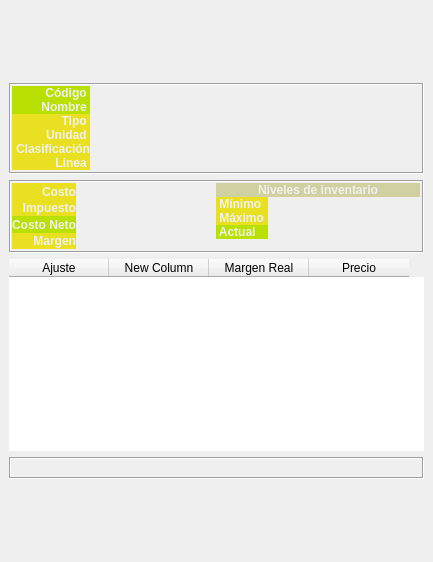
<?xml version="1.0" encoding="UTF-8"?>
<ui version="4.0">
 <class>DockWidget</class>
 <widget class="QDockWidget" name="DockWidget">
  <property name="geometry">
   <rect>
    <x>0</x>
    <y>0</y>
    <width>433</width>
    <height>562</height>
   </rect>
  </property>
  <property name="windowTitle">
   <string>DockWidget</string>
  </property>
  <widget class="QWidget" name="dockWidgetContents">
   <layout class="QVBoxLayout" name="verticalLayout">
    <item>
     <spacer name="verticalSpacer_2">
      <property name="orientation">
       <enum>Qt::Vertical</enum>
      </property>
      <property name="sizeHint" stdset="0">
       <size>
        <width>20</width>
        <height>40</height>
       </size>
      </property>
     </spacer>
    </item>
    <item>
     <widget class="QFrame" name="frame_2">
      <property name="sizePolicy">
       <sizepolicy hsizetype="Preferred" vsizetype="Fixed">
        <horstretch>0</horstretch>
        <verstretch>0</verstretch>
       </sizepolicy>
      </property>
      <property name="frameShape">
       <enum>QFrame::Box</enum>
      </property>
      <property name="frameShadow">
       <enum>QFrame::Sunken</enum>
      </property>
      <layout class="QGridLayout" name="gridLayout_2">
       <property name="leftMargin">
        <number>1</number>
       </property>
       <property name="topMargin">
        <number>1</number>
       </property>
       <property name="rightMargin">
        <number>2</number>
       </property>
       <property name="bottomMargin">
        <number>2</number>
       </property>
       <property name="verticalSpacing">
        <number>0</number>
       </property>
       <item row="0" column="0">
        <widget class="QLabel" name="label">
         <property name="font">
          <font>
           <weight>75</weight>
           <bold>true</bold>
          </font>
         </property>
         <property name="styleSheet">
          <string notr="true">color:#F0F0F0; background-color:#B8E000</string>
         </property>
         <property name="text">
          <string>Código </string>
         </property>
         <property name="alignment">
          <set>Qt::AlignRight|Qt::AlignTrailing|Qt::AlignVCenter</set>
         </property>
         <property name="margin">
          <number>2</number>
         </property>
        </widget>
       </item>
       <item row="0" column="1">
        <widget class="QLabel" name="laCodigo">
         <property name="font">
          <font>
           <pointsize>9</pointsize>
           <weight>75</weight>
           <bold>true</bold>
          </font>
         </property>
         <property name="text">
          <string/>
         </property>
        </widget>
       </item>
       <item row="1" column="0">
        <widget class="QLabel" name="label_2">
         <property name="font">
          <font>
           <weight>75</weight>
           <bold>true</bold>
          </font>
         </property>
         <property name="styleSheet">
          <string notr="true">color:#F0F0F0; background-color:#B8E000</string>
         </property>
         <property name="text">
          <string>Nombre </string>
         </property>
         <property name="alignment">
          <set>Qt::AlignRight|Qt::AlignTrailing|Qt::AlignVCenter</set>
         </property>
         <property name="margin">
          <number>2</number>
         </property>
        </widget>
       </item>
       <item row="1" column="1">
        <widget class="QLabel" name="laNombre">
         <property name="font">
          <font>
           <pointsize>9</pointsize>
           <weight>75</weight>
           <bold>true</bold>
          </font>
         </property>
         <property name="text">
          <string/>
         </property>
        </widget>
       </item>
       <item row="2" column="0">
        <widget class="QLabel" name="label_9">
         <property name="font">
          <font>
           <weight>75</weight>
           <bold>true</bold>
          </font>
         </property>
         <property name="styleSheet">
          <string notr="true">color:#F0F0F0; background-color:#E8E020</string>
         </property>
         <property name="text">
          <string>Tipo </string>
         </property>
         <property name="alignment">
          <set>Qt::AlignRight|Qt::AlignTrailing|Qt::AlignVCenter</set>
         </property>
         <property name="margin">
          <number>2</number>
         </property>
        </widget>
       </item>
       <item row="2" column="1">
        <widget class="QLabel" name="laTipo">
         <property name="font">
          <font>
           <pointsize>9</pointsize>
           <weight>75</weight>
           <bold>true</bold>
          </font>
         </property>
         <property name="text">
          <string/>
         </property>
        </widget>
       </item>
       <item row="3" column="0">
        <widget class="QLabel" name="label_13">
         <property name="font">
          <font>
           <weight>75</weight>
           <bold>true</bold>
          </font>
         </property>
         <property name="styleSheet">
          <string notr="true">color:#F0F0F0; background-color:#E8E020</string>
         </property>
         <property name="text">
          <string>Unidad </string>
         </property>
         <property name="alignment">
          <set>Qt::AlignRight|Qt::AlignTrailing|Qt::AlignVCenter</set>
         </property>
         <property name="margin">
          <number>2</number>
         </property>
        </widget>
       </item>
       <item row="3" column="1">
        <widget class="QLabel" name="laUnidad">
         <property name="font">
          <font>
           <pointsize>9</pointsize>
           <weight>75</weight>
           <bold>true</bold>
          </font>
         </property>
         <property name="text">
          <string/>
         </property>
        </widget>
       </item>
       <item row="4" column="0">
        <widget class="QLabel" name="label_3">
         <property name="sizePolicy">
          <sizepolicy hsizetype="Fixed" vsizetype="Preferred">
           <horstretch>0</horstretch>
           <verstretch>0</verstretch>
          </sizepolicy>
         </property>
         <property name="font">
          <font>
           <weight>75</weight>
           <bold>true</bold>
          </font>
         </property>
         <property name="styleSheet">
          <string notr="true">color:#F0F0F0; background-color:#E8E020</string>
         </property>
         <property name="text">
          <string> Clasificación</string>
         </property>
         <property name="alignment">
          <set>Qt::AlignRight|Qt::AlignTrailing|Qt::AlignVCenter</set>
         </property>
         <property name="margin">
          <number>2</number>
         </property>
        </widget>
       </item>
       <item row="4" column="1">
        <widget class="QLabel" name="laClasificacion">
         <property name="font">
          <font>
           <pointsize>9</pointsize>
           <weight>75</weight>
           <bold>true</bold>
          </font>
         </property>
         <property name="text">
          <string/>
         </property>
        </widget>
       </item>
       <item row="5" column="0">
        <widget class="QLabel" name="label_14">
         <property name="font">
          <font>
           <weight>75</weight>
           <bold>true</bold>
          </font>
         </property>
         <property name="styleSheet">
          <string notr="true">color:#F0F0F0; background-color:#E8E020</string>
         </property>
         <property name="text">
          <string>Linea </string>
         </property>
         <property name="alignment">
          <set>Qt::AlignRight|Qt::AlignTrailing|Qt::AlignVCenter</set>
         </property>
         <property name="margin">
          <number>2</number>
         </property>
        </widget>
       </item>
       <item row="5" column="1">
        <widget class="QLabel" name="laLinea">
         <property name="font">
          <font>
           <pointsize>9</pointsize>
           <weight>75</weight>
           <bold>true</bold>
          </font>
         </property>
         <property name="text">
          <string/>
         </property>
        </widget>
       </item>
      </layout>
     </widget>
    </item>
    <item>
     <widget class="QFrame" name="frame_3">
      <property name="frameShape">
       <enum>QFrame::Box</enum>
      </property>
      <property name="frameShadow">
       <enum>QFrame::Sunken</enum>
      </property>
      <layout class="QVBoxLayout" name="verticalLayout_2">
       <property name="spacing">
        <number>0</number>
       </property>
       <property name="leftMargin">
        <number>1</number>
       </property>
       <property name="topMargin">
        <number>1</number>
       </property>
       <property name="rightMargin">
        <number>2</number>
       </property>
       <property name="bottomMargin">
        <number>2</number>
       </property>
       <item>
        <widget class="QFrame" name="frame_4">
         <layout class="QHBoxLayout" name="horizontalLayout">
          <property name="spacing">
           <number>0</number>
          </property>
          <property name="margin">
           <number>0</number>
          </property>
          <item>
           <widget class="QFrame" name="frame_6">
            <layout class="QGridLayout" name="gridLayout_3">
             <property name="margin">
              <number>0</number>
             </property>
             <property name="spacing">
              <number>0</number>
             </property>
             <item row="0" column="0">
              <widget class="QLabel" name="label_4">
               <property name="font">
                <font>
                 <weight>75</weight>
                 <bold>true</bold>
                </font>
               </property>
               <property name="styleSheet">
                <string notr="true">color:#F0F0F0; background-color:#E8E020</string>
               </property>
               <property name="text">
                <string>Costo</string>
               </property>
               <property name="alignment">
                <set>Qt::AlignRight|Qt::AlignTrailing|Qt::AlignVCenter</set>
               </property>
               <property name="margin">
                <number>2</number>
               </property>
              </widget>
             </item>
             <item row="0" column="1">
              <widget class="QLabel" name="laCosto">
               <property name="sizePolicy">
                <sizepolicy hsizetype="Preferred" vsizetype="Preferred">
                 <horstretch>1</horstretch>
                 <verstretch>0</verstretch>
                </sizepolicy>
               </property>
               <property name="font">
                <font>
                 <pointsize>9</pointsize>
                 <weight>75</weight>
                 <bold>true</bold>
                </font>
               </property>
               <property name="text">
                <string/>
               </property>
               <property name="alignment">
                <set>Qt::AlignCenter</set>
               </property>
              </widget>
             </item>
             <item row="1" column="0">
              <widget class="QLabel" name="label_7">
               <property name="font">
                <font>
                 <weight>75</weight>
                 <bold>true</bold>
                </font>
               </property>
               <property name="styleSheet">
                <string notr="true">color:#F0F0F0; background-color:#E8E020</string>
               </property>
               <property name="text">
                <string>Impuesto</string>
               </property>
               <property name="alignment">
                <set>Qt::AlignRight|Qt::AlignTrailing|Qt::AlignVCenter</set>
               </property>
               <property name="margin">
                <number>2</number>
               </property>
              </widget>
             </item>
             <item row="1" column="1">
              <widget class="QLabel" name="laImpuesto">
               <property name="sizePolicy">
                <sizepolicy hsizetype="Preferred" vsizetype="Preferred">
                 <horstretch>1</horstretch>
                 <verstretch>0</verstretch>
                </sizepolicy>
               </property>
               <property name="font">
                <font>
                 <pointsize>9</pointsize>
                 <weight>75</weight>
                 <bold>true</bold>
                </font>
               </property>
               <property name="text">
                <string/>
               </property>
               <property name="alignment">
                <set>Qt::AlignCenter</set>
               </property>
              </widget>
             </item>
             <item row="2" column="0">
              <widget class="QLabel" name="label_18">
               <property name="font">
                <font>
                 <weight>75</weight>
                 <bold>true</bold>
                </font>
               </property>
               <property name="styleSheet">
                <string notr="true">color:#F0F0F0; background-color:#B8E000</string>
               </property>
               <property name="text">
                <string>Costo Neto</string>
               </property>
               <property name="alignment">
                <set>Qt::AlignRight|Qt::AlignTrailing|Qt::AlignVCenter</set>
               </property>
               <property name="margin">
                <number>2</number>
               </property>
              </widget>
             </item>
             <item row="3" column="0">
              <widget class="QLabel" name="label_6">
               <property name="font">
                <font>
                 <weight>75</weight>
                 <bold>true</bold>
                </font>
               </property>
               <property name="styleSheet">
                <string notr="true">color:#F0F0F0; background-color:#E8E020</string>
               </property>
               <property name="text">
                <string>Margen</string>
               </property>
               <property name="alignment">
                <set>Qt::AlignRight|Qt::AlignTrailing|Qt::AlignVCenter</set>
               </property>
               <property name="margin">
                <number>2</number>
               </property>
              </widget>
             </item>
             <item row="3" column="1">
              <widget class="QLabel" name="laMargen">
               <property name="sizePolicy">
                <sizepolicy hsizetype="Preferred" vsizetype="Preferred">
                 <horstretch>1</horstretch>
                 <verstretch>0</verstretch>
                </sizepolicy>
               </property>
               <property name="font">
                <font>
                 <pointsize>9</pointsize>
                 <weight>75</weight>
                 <bold>true</bold>
                </font>
               </property>
               <property name="text">
                <string/>
               </property>
               <property name="alignment">
                <set>Qt::AlignCenter</set>
               </property>
              </widget>
             </item>
             <item row="2" column="1">
              <widget class="QLabel" name="laCostoNeto">
               <property name="font">
                <font>
                 <pointsize>9</pointsize>
                 <weight>75</weight>
                 <bold>true</bold>
                </font>
               </property>
               <property name="text">
                <string/>
               </property>
               <property name="alignment">
                <set>Qt::AlignRight|Qt::AlignTrailing|Qt::AlignVCenter</set>
               </property>
              </widget>
             </item>
            </layout>
           </widget>
          </item>
          <item>
           <widget class="QFrame" name="frame_7">
            <layout class="QGridLayout" name="gridLayout_5">
             <property name="verticalSpacing">
              <number>0</number>
             </property>
             <property name="margin">
              <number>0</number>
             </property>
             <item row="0" column="0" colspan="2">
              <widget class="QLabel" name="label_17">
               <property name="sizePolicy">
                <sizepolicy hsizetype="Preferred" vsizetype="Fixed">
                 <horstretch>0</horstretch>
                 <verstretch>0</verstretch>
                </sizepolicy>
               </property>
               <property name="font">
                <font>
                 <weight>75</weight>
                 <bold>true</bold>
                </font>
               </property>
               <property name="styleSheet">
                <string notr="true">color:#F0F0F0; background-color:#D0D0A0</string>
               </property>
               <property name="text">
                <string>Niveles de inventario</string>
               </property>
               <property name="alignment">
                <set>Qt::AlignCenter</set>
               </property>
               <property name="margin">
                <number>3</number>
               </property>
              </widget>
             </item>
             <item row="1" column="0">
              <widget class="QLabel" name="label_10">
               <property name="font">
                <font>
                 <weight>75</weight>
                 <bold>true</bold>
                </font>
               </property>
               <property name="styleSheet">
                <string notr="true">color:#F0F0F0; background-color:#E8E020</string>
               </property>
               <property name="text">
                <string> Mínimo </string>
               </property>
               <property name="margin">
                <number>2</number>
               </property>
              </widget>
             </item>
             <item row="2" column="0">
              <widget class="QLabel" name="label_11">
               <property name="font">
                <font>
                 <weight>75</weight>
                 <bold>true</bold>
                </font>
               </property>
               <property name="styleSheet">
                <string notr="true">color:#F0F0F0; background-color:#E8E020</string>
               </property>
               <property name="text">
                <string> Máximo </string>
               </property>
               <property name="margin">
                <number>2</number>
               </property>
              </widget>
             </item>
             <item row="3" column="0">
              <widget class="QLabel" name="label_12">
               <property name="font">
                <font>
                 <weight>75</weight>
                 <bold>true</bold>
                </font>
               </property>
               <property name="styleSheet">
                <string notr="true">color:#F0F0F0; background-color:#B8E000</string>
               </property>
               <property name="text">
                <string> Actual </string>
               </property>
               <property name="margin">
                <number>2</number>
               </property>
              </widget>
             </item>
             <item row="3" column="1">
              <widget class="QLabel" name="laActual">
               <property name="sizePolicy">
                <sizepolicy hsizetype="Preferred" vsizetype="Preferred">
                 <horstretch>1</horstretch>
                 <verstretch>0</verstretch>
                </sizepolicy>
               </property>
               <property name="font">
                <font>
                 <pointsize>9</pointsize>
                 <weight>75</weight>
                 <bold>true</bold>
                </font>
               </property>
               <property name="text">
                <string/>
               </property>
               <property name="alignment">
                <set>Qt::AlignCenter</set>
               </property>
              </widget>
             </item>
             <item row="2" column="1">
              <widget class="QLabel" name="laMaximo">
               <property name="sizePolicy">
                <sizepolicy hsizetype="Preferred" vsizetype="Preferred">
                 <horstretch>1</horstretch>
                 <verstretch>0</verstretch>
                </sizepolicy>
               </property>
               <property name="font">
                <font>
                 <pointsize>9</pointsize>
                 <weight>75</weight>
                 <bold>true</bold>
                </font>
               </property>
               <property name="text">
                <string/>
               </property>
               <property name="alignment">
                <set>Qt::AlignCenter</set>
               </property>
              </widget>
             </item>
             <item row="1" column="1">
              <widget class="QLabel" name="laMinimo">
               <property name="sizePolicy">
                <sizepolicy hsizetype="Preferred" vsizetype="Preferred">
                 <horstretch>1</horstretch>
                 <verstretch>0</verstretch>
                </sizepolicy>
               </property>
               <property name="font">
                <font>
                 <pointsize>9</pointsize>
                 <weight>75</weight>
                 <bold>true</bold>
                </font>
               </property>
               <property name="text">
                <string/>
               </property>
               <property name="alignment">
                <set>Qt::AlignCenter</set>
               </property>
              </widget>
             </item>
             <item row="4" column="0">
              <spacer name="verticalSpacer">
               <property name="orientation">
                <enum>Qt::Vertical</enum>
               </property>
               <property name="sizeType">
                <enum>QSizePolicy::MinimumExpanding</enum>
               </property>
               <property name="sizeHint" stdset="0">
                <size>
                 <width>20</width>
                 <height>6</height>
                </size>
               </property>
              </spacer>
             </item>
            </layout>
           </widget>
          </item>
         </layout>
        </widget>
       </item>
      </layout>
     </widget>
    </item>
    <item>
     <widget class="QTableWidget" name="pricesTA">
      <property name="frameShape">
       <enum>QFrame::NoFrame</enum>
      </property>
      <column>
       <property name="text">
        <string>Ajuste</string>
       </property>
      </column>
      <column>
       <property name="text">
        <string>New Column</string>
       </property>
      </column>
      <column>
       <property name="text">
        <string>Margen Real</string>
       </property>
      </column>
      <column>
       <property name="text">
        <string>Precio</string>
       </property>
      </column>
     </widget>
    </item>
    <item>
     <widget class="QFrame" name="frameDetalle">
      <property name="frameShape">
       <enum>QFrame::Box</enum>
      </property>
      <property name="frameShadow">
       <enum>QFrame::Sunken</enum>
      </property>
      <layout class="QGridLayout" name="gridLayout">
       <property name="verticalSpacing">
        <number>0</number>
       </property>
      </layout>
     </widget>
    </item>
    <item>
     <spacer name="verticalSpacer_3">
      <property name="orientation">
       <enum>Qt::Vertical</enum>
      </property>
      <property name="sizeHint" stdset="0">
       <size>
        <width>20</width>
        <height>40</height>
       </size>
      </property>
     </spacer>
    </item>
   </layout>
  </widget>
 </widget>
 <resources/>
 <connections/>
</ui>
